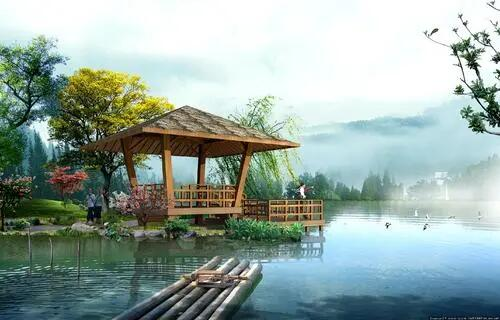
#> input picture exp8/1.jpg, 500 x 320 px
$ python -i img2mif.py   (imports and definitions only)
#> lines starting #> are read from the running program, lines starting #| are printed output that depends on the picture
from PIL import Image
height = 480
width = 640
ratio = width /height

def img2mif(filename):
#> called with filename = '1.jpg'
     filepath = "./"+filename
     outpath="pic.mif"
     f=open(outpath, "w")
     f.write("--VGA Memory Map\n---Height: 480,Width: 640\n\nWIDTH=12;\nDEPTH=327680;\nADDRESS_RADIX=HEX;\nDATA_RADIX=HEX;\nCONTENT\nBEGIN\n")
     image=Image.open(filepath)
#> image is the input picture: PIL image 500x320 RGB; mean R, G, B 149.6, 167.6, 160.9
     image=image.crop((1,1,image.height*ratio,image.height))
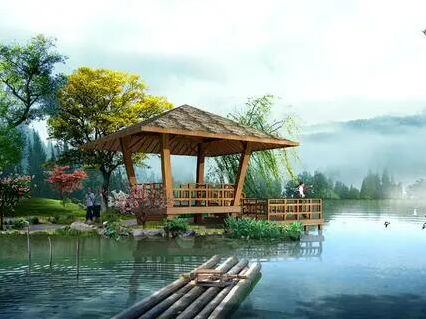
#> image: PIL image 426x319 RGB; mean R, G, B 145.1, 162.2, 153.4
     image=image.resize((width,height))
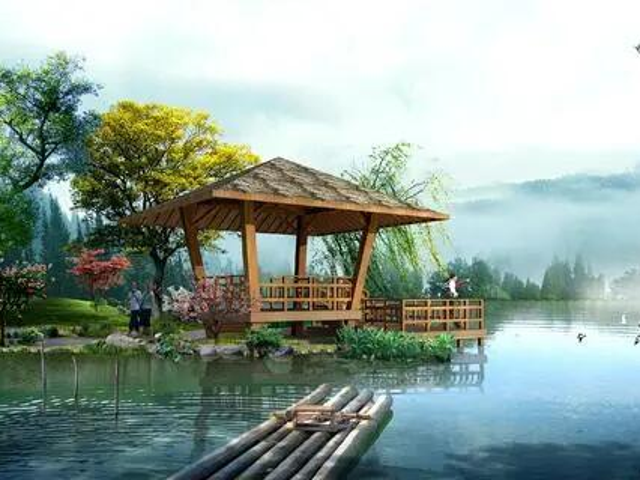
#> image: PIL image 640x480 RGB; mean R, G, B 145.1, 162.2, 153.4
     image.save("new_"+filename)
     cnt = 0
     for c in range(0, image.width):
             for r in range(0,512):
                     cnt=cnt+1
                     if r < height:
                             R=image.getpixel((c,r))[0]
                             G=image.getpixel((c,r))[1]
                             B=image.getpixel((c,r))[2]
                     else:
                             R=15
                             G=15
                             B=15
                     f.write("{0:06x}: {1:x}{2:x}{3:x};\n".format(cnt-1, R>>4, G>>4, B>>4))
#> after the loop, cnt = 327680
     f.write("END;")
     f.close()

>>> result = img2mif('1.jpg')
